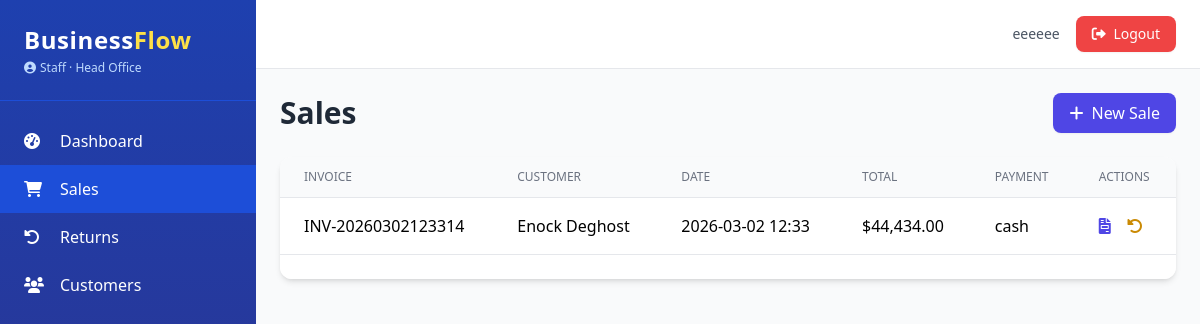
/sales/ (signed in), run on the app's committed database.
### app.py (models this page shows, shortened)
class AuditMixin:
    @declared_attr
    def created_at(cls):
        return db.Column(db.DateTime, default=datetime.utcnow)

class SoftDeleteMixin:
    @classmethod
    def query_active(cls):
        return cls.query.filter(cls.deleted_at.is_(None))

class User(UserMixin, db.Model, AuditMixin, SoftDeleteMixin):
    __tablename__ = 'users'
    id = db.Column(db.Integer, primary_key=True)
    username = db.Column(db.String(80), unique=True, nullable=False)
    email = db.Column(db.String(120), unique=True, nullable=False)
    password_hash = db.Column(db.String(200), nullable=False)
    role = db.Column(db.String(20), nullable=False, default='Staff')
    branch_id = db.Column(db.Integer, db.ForeignKey('branches.id'), nullable=True)
    active = db.Column(db.Boolean, default=True)
    locale = db.Column(db.String(5), default='en')
    phone = db.Column(db.String(20))
    avatar = db.Column(db.String(200))
    last_login = db.Column(db.DateTime)
    branch = db.relationship('Branch', backref='users')
    permissions = db.Column(db.JSON, default=list)
    salary = db.Column(db.Float, nullable=True)
    pay_cycle = db.Column(db.String(20), default='monthly')
    bank_account = db.Column(db.String(50))
    tax_id = db.Column(db.String(50))
    @property
    def is_admin(self):
        return self.role == 'Admin'
    def has_permission(self, perm):
        if self.is_admin:
            return True
        return perm in (self.permissions or [])

class Branch(db.Model):
    __tablename__ = 'branches'
    id = db.Column(db.Integer, primary_key=True)
    name = db.Column(db.String(100), nullable=False)
    location = db.Column(db.String(200))
    phone = db.Column(db.String(20))
    email = db.Column(db.String(120))
    is_active = db.Column(db.Boolean, default=True)
    currency = db.Column(db.String(3), default='USD')
    created_at = db.Column(db.DateTime, default=datetime.utcnow)

class Sale(db.Model, AuditMixin):
    __tablename__ = 'sales'
    id = db.Column(db.Integer, primary_key=True)
    invoice_no = db.Column(db.String(50), unique=True, nullable=False)
    customer_id = db.Column(db.Integer, db.ForeignKey('customers.id'), nullable=True)
    user_id = db.Column(db.Integer, db.ForeignKey('users.id'), nullable=False)
    branch_id = db.Column(db.Integer, db.ForeignKey('branches.id'), nullable=True)
    total_amount = db.Column(db.Float, nullable=False)
    tax = db.Column(db.Float, default=0)
    discount = db.Column(db.Float, default=0)
    payment_method = db.Column(db.String(50))
    status = db.Column(db.String(20), default='completed')
    notes = db.Column(db.Text)
    customer = db.relationship('Customer')
    user = db.relationship('User', foreign_keys=[user_id])
    branch = db.relationship('Branch')
    items = db.relationship('SaleItem', backref='sale', cascade='all, delete-orphan')
    returns = db.relationship('Return', backref='sale', lazy='dynamic')

class Customer(db.Model, AuditMixin, SoftDeleteMixin):
    __tablename__ = 'customers'
    id = db.Column(db.Integer, primary_key=True)
    name = db.Column(db.String(100), nullable=False)
    email = db.Column(db.String(120))
    phone = db.Column(db.String(20))
    address = db.Column(db.Text)
    loyalty_points = db.Column(db.Integer, default=0)
    segment = db.Column(db.String(50), default='Regular')
    birth_date = db.Column(db.Date)
    tax_id = db.Column(db.String(50))
    branch_id = db.Column(db.Integer, db.ForeignKey('branches.id'), nullable=True)
    branch = db.relationship('Branch')
    communications = db.relationship('CommunicationLog', backref='customer', lazy='dynamic')

### app.py (the view)
@sales_bp.route('/')
@login_required
@permission_required('view_sales')
def list():
    page = request.args.get('page', 1, type=int)
    per_page = app.config.get('ITEMS_PER_PAGE', 20)
    query = branch_filter(Sale.query, Sale).options(joinedload(Sale.customer), joinedload(Sale.user))
    pagination = query.order_by(Sale.created_at.desc()).paginate(page=page, per_page=per_page, error_out=False)
    return render_template('sales/list.html', pagination=pagination)

### app.py (called while the page is built)
@login_manager.user_loader
def load_user(user_id):
    return User.query_active().filter_by(id=int(user_id)).first()

def permission_required(permission):
    def decorator(f):
        @wraps(f)
        def decorated_function(*args, **kwargs):
            if not current_user.is_authenticated:
                abort(403)
            if not current_user.has_permission(permission):
                abort(403)
            return f(*args, **kwargs)
        return decorated_function
    return decorator

def branch_filter(query, model):
    if current_user.is_admin:
        return query
    if current_user.branch_id:
        return query.filter(model.branch_id == current_user.branch_id)
    return query.filter(False)

@app.context_processor
def inject_now():
    return {'now': datetime.utcnow(), 'current_year': datetime.utcnow().year}

@app.template_filter('currency')
def currency_format(value):
    if value is None:
        return "$0.00"
    return f"${value:,.2f}"

### templates/sales/list.html (shortened to what this page needs)
{% extends "base.html" %}
{% block content %}
<div class="flex justify-between items-center mb-6">
    <h1 class="text-3xl font-bold text-gray-800">Sales</h1>
    {% if current_user.has_permission('create_sale') %}
    <a href="{{ url_for('sales.new') }}" class="bg-indigo-600 hover:bg-indigo-700 text-white px-4 py-2 rounded-lg shadow-sm">
        <i class="fas fa-plus mr-2"></i>New Sale
    </a>
    {% endif %}
</div>
<div class="bg-white rounded-xl shadow-md overflow-hidden">
    <table class="min-w-full divide-y divide-gray-200">
        <thead class="bg-gray-50">
            <tr>
                <th class="px-6 py-3 text-left text-xs font-medium text-gray-500 uppercase">Invoice</th>
                <th class="px-6 py-3 text-left text-xs font-medium text-gray-500 uppercase">Customer</th>
                <th class="px-6 py-3 text-left text-xs font-medium text-gray-500 uppercase">Date</th>
                <th class="px-6 py-3 text-left text-xs font-medium text-gray-500 uppercase">Total</th>
                <th class="px-6 py-3 text-left text-xs font-medium text-gray-500 uppercase">Payment</th>
                <th class="px-6 py-3 text-left text-xs font-medium text-gray-500 uppercase">Actions</th>
            </tr>
        </thead>
        <tbody class="bg-white divide-y divide-gray-200">
            {% for sale in pagination.items %}
            <tr class="hover:bg-gray-50">
                <td class="px-6 py-4 whitespace-nowrap">{{ sale.invoice_no }}</td>
                <td class="px-6 py-4 whitespace-nowrap">{{ sale.customer.name if sale.customer else 'Walk-in' }}</td>
                <td class="px-6 py-4 whitespace-nowrap">{{ sale.created_at.strftime('%Y-%m-%d %H:%M') }}</td>
                <td class="px-6 py-4 whitespace-nowrap">{{ sale.total_amount|currency }}</td>
                <td class="px-6 py-4 whitespace-nowrap">{{ sale.payment_method }}</td>
                <td class="px-6 py-4 whitespace-nowrap">
                    <a href="{{ url_for('sales.invoice', sale_id=sale.id) }}" class="text-indigo-600 hover:text-indigo-900 mr-3" title="View Invoice"><i class="fas fa-file-invoice"></i></a>
                    {% if current_user.has_permission('view_sales') %}
                    <a href="{{ url_for('returns.new_for_sale', sale_id=sale.id) }}" class="text-yellow-600 hover:text-yellow-900" title="Return"><i class="fas fa-undo-alt"></i></a>
                    {% endif %}
                </td>
            </tr>
            {% endfor %}
        </tbody>
    </table>
    <div class="bg-white px-4 py-3 flex items-center justify-between border-t border-gray-200 sm:px-6">
    </div>
</div>
{% endblock %}

### templates/base.html (shortened to what this page needs)
<!DOCTYPE html>
<html lang="en">
<head>
    <script src="https://cdn.tailwindcss.com"></script>
    <link rel="stylesheet" href="https://cdnjs.cloudflare.com/ajax/libs/font-awesome/6.0.0-beta3/css/all.min.css">
</head>
<body class="bg-gray-50 font-sans antialiased">
    <div class="flex h-screen">
        <aside class="w-64 bg-gradient-to-b from-blue-800 to-indigo-900 text-white flex-shrink-0 hidden md:block overflow-y-auto shadow-xl">
            <div class="p-6 border-b border-blue-700">
                <h1 class="text-2xl font-bold tracking-wide">Business<span class="text-yellow-300">Flow</span></h1>
                <p class="text-xs text-blue-200 mt-1 flex items-center">
                    <i class="fas fa-user-circle mr-1"></i> {{ current_user.role }}
                    {% if current_user.branch %}
                        · {{ current_user.branch.name }}
                    {% endif %}
                </p>
            </div>
            <nav class="mt-4 pb-6">
                {% if current_user.has_permission('access_dashboard') or current_user.is_admin %}
                <a href="{{ url_for('dashboard.index') }}" class="flex items-center py-3 px-6 hover:bg-blue-700 transition {% if request.endpoint and request.endpoint == 'dashboard.index' %}bg-blue-700{% endif %}">
                    <i class="fas fa-tachometer-alt w-6"></i><span class="ml-3">Dashboard</span>
                </a>
                {% endif %}
                {% if current_user.has_permission('view_sales') %}
                <a href="{{ url_for('sales.list') }}" class="flex items-center py-3 px-6 hover:bg-blue-700 transition {% if request.endpoint and request.endpoint.startswith('sales.') %}bg-blue-700{% endif %}">
                    <i class="fas fa-shopping-cart w-6"></i><span class="ml-3">Sales</span>
                </a>
                {% endif %}
                {% if current_user.has_permission('view_sales') %}
                <a href="{{ url_for('returns.list') }}" class="flex items-center py-3 px-6 hover:bg-blue-700 transition {% if request.endpoint and request.endpoint.startswith('returns.') %}bg-blue-700{% endif %}">
                    <i class="fas fa-undo-alt w-6"></i><span class="ml-3">Returns</span>
                </a>
                {% endif %}
                {% if current_user.has_permission('view_customers') %}
                <a href="{{ url_for('crm.customer_list') }}" class="flex items-center py-3 px-6 hover:bg-blue-700 transition {% if request.endpoint and request.endpoint.startswith('crm.') %}bg-blue-700{% endif %}">
                    <i class="fas fa-users w-6"></i><span class="ml-3">Customers</span>
                </a>
                {% endif %}
            </nav>
        </aside>
        <div class="flex-1 flex flex-col overflow-hidden">
            <header class="bg-white shadow-sm border-b border-gray-200">
                <div class="flex justify-between items-center py-4 px-6">
                    <div class="flex items-center space-x-4 ml-auto">
                        <span class="text-sm text-gray-600">{{ current_user.username }}</span>
                        <a href="{{ url_for('auth.logout') }}" class="bg-red-500 hover:bg-red-600 text-white px-4 py-2 rounded-lg text-sm transition shadow-sm">
                            <i class="fas fa-sign-out-alt mr-1"></i> Logout
                        </a>
                    </div>
                </div>
            </header>
            <main class="flex-1 overflow-y-auto p-6 bg-gray-50">
                {% block content %}{% endblock %}
            </main>
        </div>
    </div>
</body>
</html>

### data on the page
User: role "Staff", username "eeeeee"
Branch: branch.name "Head Office"
Sale: invoice_no "INV-20260302123314", customer "Enock Deghost", created_at "2026-03-02 12:33", total_amount "$44,434.00", payment_method "cash"
